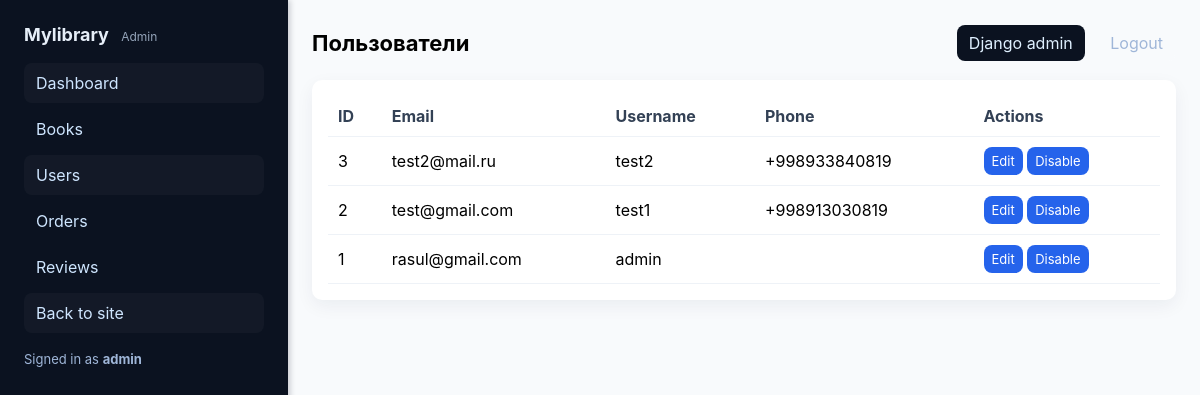
Page /adminpanel/users/ (signed in) on the committed database.
### shop/models.py (models this page shows)
class CustomUser(AbstractUser):
    email = models.EmailField(unique=True,
                              verbose_name='Электронная почта:')
    phone_number = models.CharField(max_length=15,
                                    verbose_name='Номер телефона:')
    address = models.CharField(max_length=255,
                               verbose_name='Адрес доставки:')
    image = models.ImageField(upload_to='users/',
                              verbose_name='Фото пользователя:',
                              null=True, blank=True)
    USERNAME_FIELD = 'email'
    REQUIRED_FIELDS = ['username']

### adminpanel/views.py (the view)
	def _wrapped(request, *args, **kwargs):
		if not request.user.is_authenticated:
			return redirect('login')
		if not request.user.is_staff:
			return redirect('homepage')
		return view_func(request, *args, **kwargs)

### adminpanel/views.py (called while the page is built)
def _staff_required(view_func):
	def _wrapped(request, *args, **kwargs):
		if not request.user.is_authenticated:
			return redirect('login')
		if not request.user.is_staff:
			return redirect('homepage')
		return view_func(request, *args, **kwargs)
	return _wrapped

@_staff_required
def users_list(request):
	users = CustomUser.objects.all().order_by('-id')
	return render(request, 'adminpanel/users.html', {'users': users})

### templates/adminpanel/users.html (shortened to what this page needs)
{% extends 'adminpanel/base.html' %}
{% block header %}Пользователи{% endblock %}
{% block content %}
<div class="panel">
    <div class="table-wrap">
        <table>
            <thead>
                <tr><th>ID</th><th>Email</th><th>Username</th><th>Phone</th><th>Actions</th></tr>
            </thead>
            <tbody>
                {% for u in users %}
                <tr>
                    <td>{{ u.id }}</td>
                    <td>{{ u.email }}</td>
                    <td>{{ u.username }}</td>
                    <td>{{ u.phone_number }}</td>
                    <td>
                        <a href="{% url 'adminpanel:user_edit' u.id %}" class="btn small">Edit</a>
                        <a href="{% url 'adminpanel:user_toggle' u.id %}" class="btn small muted">{% if u.is_active %}Disable{% else %}Enable{% endif %}</a>
                    </td>
                </tr>
                {% endfor %}
            </tbody>
        </table>
    </div>
</div>
{% endblock %}

### templates/adminpanel/base.html (shortened to what this page needs)
{% load static %}
<!doctype html>
<html lang="ru">
<head>
    <link rel="stylesheet" href="{% static 'adminpanel/admin.css' %}">
</head>
<body>
    <div class="admin-shell">
        <aside class="admin-sidebar">
            <div class="brand">Mylibrary <span class="muted">Admin</span></div>
            <nav>
                <a href="{% url 'adminpanel:dashboard' %}" class="nav-item">Dashboard</a>
                <a href="{% url 'adminpanel:books' %}" class="nav-item">Books</a>
                <a href="{% url 'adminpanel:users' %}" class="nav-item">Users</a>
                <a href="{% url 'adminpanel:orders' %}" class="nav-item">Orders</a>
                <a href="{% url 'adminpanel:reviews' %}" class="nav-item">Reviews</a>
                <a href="{% url 'homepage' %}" class="nav-item">Back to site</a>
            </nav>
            <div class="sidebar-footer">Signed in as <strong>{{ request.user.username }}</strong></div>
        </aside>
        <main class="admin-main">
            <header class="admin-header">
                <h1>{% block header %}Admin{% endblock %}</h1>
                <div class="actions">
                    <a href="{% url 'admin:index' %}" class="btn">Django admin</a>
                    <a href="{% url 'logout' %}" class="btn muted">Logout</a>
                </div>
            </header>
            <section class="admin-content">
                {% block content %}{% endblock %}
            </section>
        </main>
    </div>
</body>
</html>

### static/adminpanel/admin.css (style rules this page uses)
:root { --bg:#0f172a;--panel:#0b1220;--muted:#94a3b8; }
html,body { height:100%;margin:0;font-family:Inter,ui-sans-serif,system-ui,-apple-system,"Segoe UI",Roboto,"Helvetica Neue",Arial }
.admin-shell { display:flex;min-height:100vh;background:#f8fafc }
.admin-sidebar { width:240px;background:#0b1220;color:#e6eef8;padding:24px;box-shadow:2px 0 6px rgba(2,6,23,0.2) }
.brand { font-weight:700;font-size:18px;margin-bottom:18px }
.brand .muted { font-weight:400;color:var(--muted);font-size:12px;margin-left:8px }
.admin-sidebar nav { display:flex;flex-direction:column;gap:6px }
.nav-item { display:block;color:#cfe6ff;padding:10px 12px;border-radius:8px;text-decoration:none }
.sidebar-footer { margin-top:18px;font-size:13px;color:#9fb6d8 }
.admin-main { flex:1;padding:24px }
.admin-header { display:flex;justify-content:space-between;align-items:center;margin-bottom:18px }
.admin-header h1 { margin:0;font-size:22px }
.admin-header .actions .btn { margin-left:8px;padding:8px 12px;border-radius:8px;background:#0b1220;color:#dff0ff;text-decoration:none }
.admin-header .actions .btn.muted { background:transparent;color:#9fb6d8;border:1px solid rgba(255,255,255,0.04) }
.panel { background:#fff;padding:16px;border-radius:10px;box-shadow:0 6px 18px rgba(14,30,60,0.06) }
.table-wrap { overflow:auto }
table { width:100%;border-collapse:collapse }
th,td { padding:10px;text-align:left;border-bottom:1px solid #eef2f7 }
th { background:transparent;color:#334155 }
.btn { display:inline-block;padding:6px 10px;background:#2563eb;color:#fff;border-radius:8px;text-decoration:none }
.btn.small { padding:6px 8px;font-size:13px }

### rows in the picture
CustomUser: user.username "admin", id "1", email "rasul@gmail.com", username "admin", is_active "Disable"
CustomUser: id "3", email "test2@mail.ru", username "test2", phone_number "+998933840819", is_active "Disable"
CustomUser: id "2", email "test@gmail.com", username "test1", phone_number "+998913030819", is_active "Disable"
